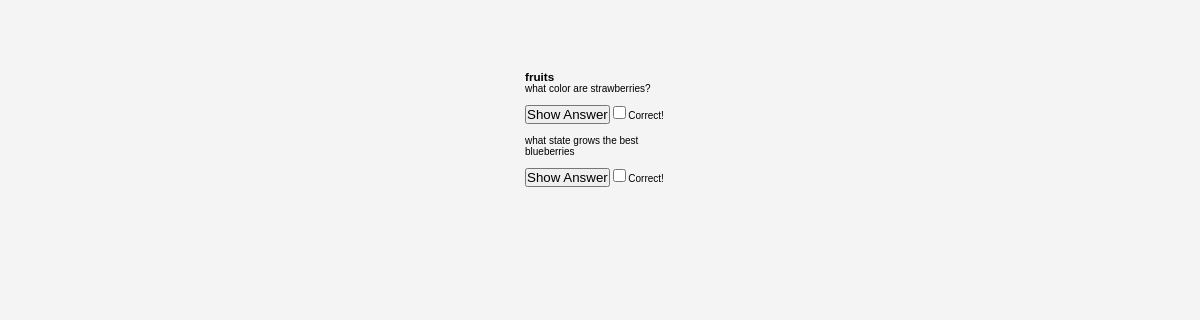
The app's page /play/35/ (signed in) with its own data.
### flashcard/models.py (models this page shows, shortened)
class Deck(models.Model):
    title = models.CharField(max_length=250)
    user = models.ForeignKey(
        User,
        on_delete=models.CASCADE,
        related_name="decks"
    )

class Flashcard(models.Model):
    question = models.TextField(blank=True)
    answer = models.TextField(blank=True)
    deck = models.ForeignKey(
        Deck,
        on_delete=models.CASCADE,
        related_name="cards"
    )

### flashcard/views.py (the view)
# urls.py: path("play/<int:pk>/", flashcard_views.play_deck, name="play_deck"),
@login_required
def play_deck(request, pk):
    deck = get_object_or_404(Deck, pk=pk)
    if deck.user == request.user:
        return render(request, "flashcard/play_deck.html", {"deck": deck})

### templates/flashcard/play_deck.html (shortened to what this page needs)
{% extends 'base.html' %}
{% block content %}
<div class='container'>
    <h3>{{deck.title}}</h3>
    {% for card in deck.cards.all %}
    <p>{{ card.question }}</p>
    <button class="answerButton" id="{{card.pk}}">Show Answer</button>
    <label>
        <input type="checkbox">
        <span class="checkable">Correct!</span>
      </label>
      <br></br>
    {% endfor %}
        </div>
{% endblock %}

### static/styles.css (style rules this page uses)
* { margin: 0 auto; padding: 0; }
body { margin-top: 70px; background-color: #f4f4f4; font-family: 'Raleway', sans-serif; font-size: 62.5%; }
.container, .deck_front { width: 150px; height: 150px; position: relative; }
.container { perspective: 400px; }

### records on screen
Deck: title "fruits"
Flashcard: question "what color are strawberries?"
Flashcard: question "what state grows the best blueberries"
